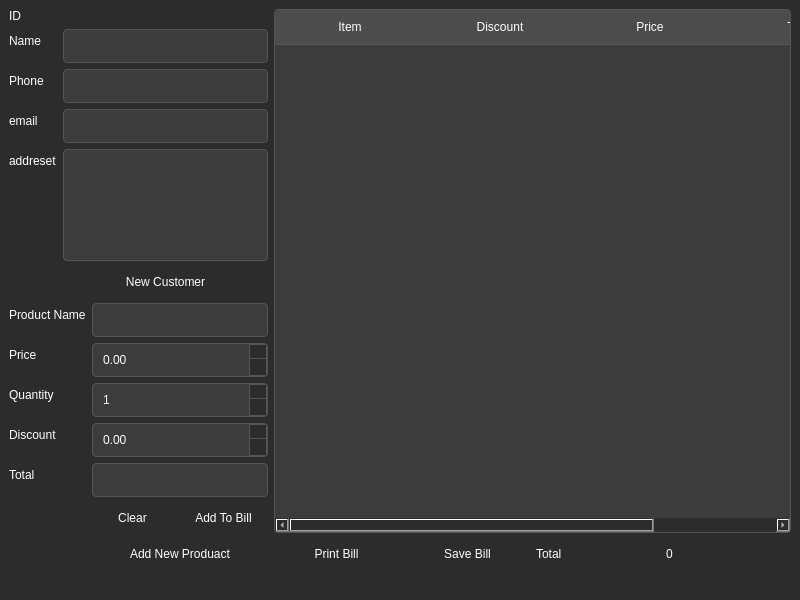
<?xml version="1.0" encoding="UTF-8"?>
<ui version="4.0">
 <class>MainWindow</class>
 <widget class="QMainWindow" name="MainWindow">
  <property name="geometry">
   <rect>
    <x>0</x>
    <y>0</y>
    <width>800</width>
    <height>600</height>
   </rect>
  </property>
  <property name="windowTitle">
   <string>MainWindow</string>
  </property>
  <property name="styleSheet">
   <string notr="true">QWidget {
    font-family: 'Roboto', sans-serif;
    background-color: #2C2C2C;
    color: #FFFFFF;
}

QPushButton {
    border: none;
    padding: 8px 16px;
    border-radius: 4px;
    color: #FFFFFF;
}

QPushButton.primary {
    background-color: #007BFF;
}

QPushButton:hover {
    background-color: #0056b3;
}


QLineEdit, QTextEdit, QDoubleSpinBox,QSpinBox {
    border: 1px solid #555555;
    padding: 8px;
    border-radius: 4px;
    background-color: #3C3C3C;
    color: #FFFFFF;
}

QLineEdit:focus, QTextEdit:focus, QDoubleSpinBox:focus,QSpinBox:focus {
    border-color: #007BFF;
}

QDoubleSpinBox::up-button, QDoubleSpinBox::down-button,QSpinBox::up-button,QSpinBox::down-button {
    background-color: #2C2C2C;
    border: 1px solid #555555;
    width: 16px;
    height: 16px;
}

QDoubleSpinBox::up-arrow, QDoubleSpinBox::down-arrow,QSpinBox::up-arrow, QSpinBox:down-arrow {
    color: #FFFFFF;
}

QTableWidget {
    background-color: #3C3C3C;
    border: 1px solid #555555;
    border-radius: 4px;
    gridline-color: #555555;
    color: #FFFFFF;
}
QHeaderView::section {
    background-color: #4C4C4C;
    color: #FFFFFF;
    padding: 8px;
    border: none;
    border-bottom: 1px solid #555555;
}

QTableWidget::item {
    padding: 8px;
    border-bottom: 1px solid #555555;
}

QTableWidget::item:nth-child(even) {
    background-color: #2C2C2C;
}</string>
  </property>
  <widget class="QWidget" name="centralwidget">
   <layout class="QGridLayout" name="gridLayout">
    <item row="0" column="0">
     <layout class="QHBoxLayout" name="horizontalLayout_4" stretch="1,2">
      <item>
       <layout class="QVBoxLayout" name="verticalLayout">
        <item>
         <layout class="QFormLayout" name="formLayout">
          <item row="1" column="0">
           <widget class="QLabel" name="abel">
            <property name="text">
             <string>Name</string>
            </property>
           </widget>
          </item>
          <item row="1" column="1">
           <widget class="QLineEdit" name="mwname"/>
          </item>
          <item row="2" column="0">
           <widget class="QLabel" name="label_2">
            <property name="text">
             <string>Phone</string>
            </property>
           </widget>
          </item>
          <item row="2" column="1">
           <widget class="QLineEdit" name="mwphone"/>
          </item>
          <item row="3" column="0">
           <widget class="QLabel" name="label_3">
            <property name="text">
             <string>email</string>
            </property>
           </widget>
          </item>
          <item row="3" column="1">
           <widget class="QLineEdit" name="mwemail"/>
          </item>
          <item row="4" column="0">
           <widget class="QLabel" name="label_4">
            <property name="text">
             <string>addreset</string>
            </property>
           </widget>
          </item>
          <item row="4" column="1">
           <widget class="QTextEdit" name="mwaddrest"/>
          </item>
          <item row="5" column="1">
           <widget class="QPushButton" name="newcustomerbtn">
            <property name="text">
             <string>New Customer</string>
            </property>
           </widget>
          </item>
          <item row="0" column="0">
           <widget class="QLabel" name="label">
            <property name="text">
             <string>ID</string>
            </property>
           </widget>
          </item>
          <item row="0" column="1">
           <widget class="QLabel" name="mwshowid">
            <property name="text">
             <string/>
            </property>
           </widget>
          </item>
         </layout>
        </item>
        <item>
         <layout class="QFormLayout" name="formLayout_2">
          <item row="0" column="0">
           <widget class="QLabel" name="label_5">
            <property name="text">
             <string>Product Name</string>
            </property>
           </widget>
          </item>
          <item row="0" column="1">
           <widget class="QLineEdit" name="mwproductname"/>
          </item>
          <item row="1" column="0">
           <widget class="QLabel" name="label_6">
            <property name="text">
             <string>Price</string>
            </property>
           </widget>
          </item>
          <item row="1" column="1">
           <widget class="QDoubleSpinBox" name="mwproductprice">
            <property name="maximum">
             <double>9000000000000000.000000000000000</double>
            </property>
           </widget>
          </item>
          <item row="3" column="0">
           <widget class="QLabel" name="label_7">
            <property name="text">
             <string>Quantity</string>
            </property>
           </widget>
          </item>
          <item row="3" column="1">
           <widget class="QSpinBox" name="mvproductproductquantity">
            <property name="minimum">
             <number>1</number>
            </property>
            <property name="maximum">
             <number>100000</number>
            </property>
           </widget>
          </item>
          <item row="4" column="0">
           <widget class="QLabel" name="label_8">
            <property name="text">
             <string>Discount</string>
            </property>
           </widget>
          </item>
          <item row="4" column="1">
           <widget class="QDoubleSpinBox" name="mwproductdiscount">
            <property name="maximum">
             <double>100.000000000000000</double>
            </property>
           </widget>
          </item>
          <item row="6" column="0">
           <widget class="QLabel" name="label_9">
            <property name="text">
             <string>Total</string>
            </property>
           </widget>
          </item>
          <item row="6" column="1">
           <widget class="QLineEdit" name="mvproducttotal">
            <property name="inputMethodHints">
             <set>Qt::ImhDigitsOnly</set>
            </property>
            <property name="readOnly">
             <bool>true</bool>
            </property>
           </widget>
          </item>
          <item row="7" column="1">
           <layout class="QHBoxLayout" name="horizontalLayout">
            <item>
             <widget class="QPushButton" name="pushButton_2">
              <property name="text">
               <string>Clear</string>
              </property>
             </widget>
            </item>
            <item>
             <widget class="QPushButton" name="mwaddtobill">
              <property name="text">
               <string>Add To Bill</string>
              </property>
             </widget>
            </item>
           </layout>
          </item>
          <item row="8" column="1">
           <widget class="QPushButton" name="newproduactbtn">
            <property name="text">
             <string>Add New Produact</string>
            </property>
           </widget>
          </item>
         </layout>
        </item>
       </layout>
      </item>
      <item>
       <layout class="QVBoxLayout" name="verticalLayout_3">
        <item>
         <layout class="QVBoxLayout" name="verticalLayout_2">
          <item>
           <widget class="QTableWidget" name="tableWidget">
            <property name="sizePolicy">
             <sizepolicy hsizetype="Expanding" vsizetype="Expanding">
              <horstretch>0</horstretch>
              <verstretch>0</verstretch>
             </sizepolicy>
            </property>
            <property name="toolTip">
             <string/>
            </property>
            <property name="alternatingRowColors">
             <bool>true</bool>
            </property>
            <attribute name="horizontalHeaderDefaultSectionSize">
             <number>150</number>
            </attribute>
            <column>
             <property name="text">
              <string>Item</string>
             </property>
            </column>
            <column>
             <property name="text">
              <string>Discount</string>
             </property>
            </column>
            <column>
             <property name="text">
              <string>Price</string>
             </property>
            </column>
            <column>
             <property name="text">
              <string>Total</string>
             </property>
            </column>
           </widget>
          </item>
          <item>
           <layout class="QHBoxLayout" name="horizontalLayout_2">
            <item>
             <widget class="QPushButton" name="newrepaymentbtn">
              <property name="text">
               <string>Print Bill</string>
              </property>
             </widget>
            </item>
            <item>
             <widget class="QPushButton" name="mwsavevbill">
              <property name="text">
               <string>Save Bill</string>
              </property>
             </widget>
            </item>
            <item>
             <widget class="QLabel" name="label_10">
              <property name="text">
               <string>Total</string>
              </property>
             </widget>
            </item>
            <item>
             <widget class="QLabel" name="total_sum">
              <property name="text">
               <string>0</string>
              </property>
             </widget>
            </item>
           </layout>
          </item>
         </layout>
        </item>
       </layout>
      </item>
     </layout>
    </item>
   </layout>
  </widget>
  <widget class="QStatusBar" name="statusbar"/>
 </widget>
 <tabstops>
  <tabstop>mwname</tabstop>
  <tabstop>mwphone</tabstop>
  <tabstop>mwproductname</tabstop>
  <tabstop>mwproductprice</tabstop>
  <tabstop>mvproductproductquantity</tabstop>
  <tabstop>mwproductdiscount</tabstop>
  <tabstop>mwaddtobill</tabstop>
  <tabstop>newrepaymentbtn</tabstop>
  <tabstop>mwsavevbill</tabstop>
  <tabstop>pushButton_2</tabstop>
  <tabstop>newproduactbtn</tabstop>
  <tabstop>mwaddrest</tabstop>
  <tabstop>tableWidget</tabstop>
  <tabstop>newcustomerbtn</tabstop>
  <tabstop>mvproducttotal</tabstop>
  <tabstop>mwemail</tabstop>
 </tabstops>
 <resources/>
 <connections/>
</ui>
